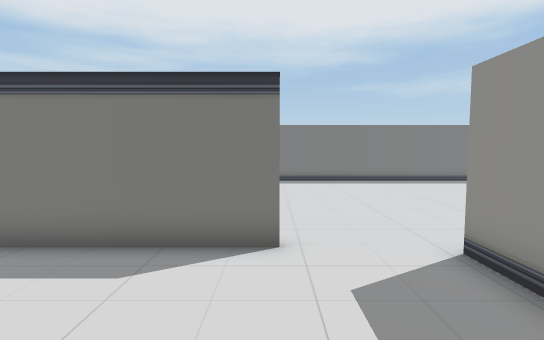
View 1 (above)

16 first-person views from a walk through a 3-D level made in the Unity game engine. The camera is 1.4 m above the floor, tilts 4° down and sees 85° across. Doors are open. The floor is counted in squares, 0.79 m on a side. Each view is taken from the middle of a square. On the plan, view 1 faces up. The plan holds only what a view shows up to about 16 squares ahead; the rest is blank. The place goes on beyond the plan. The player is left out. Some animated figures are left out.

View 2
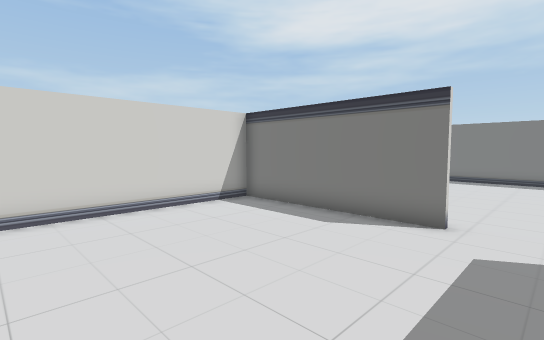

View 3
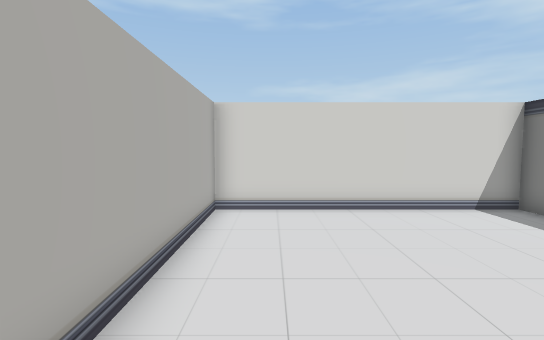

View 4
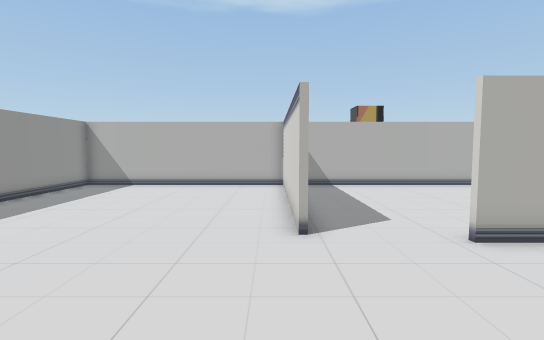

View 5
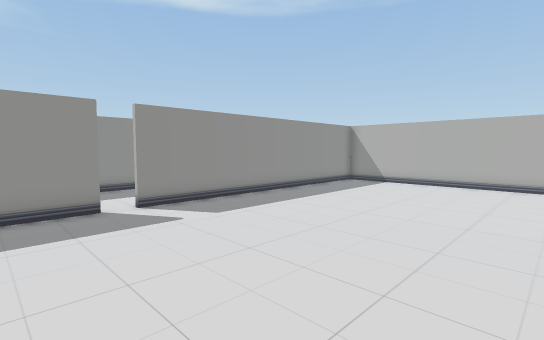

View 6
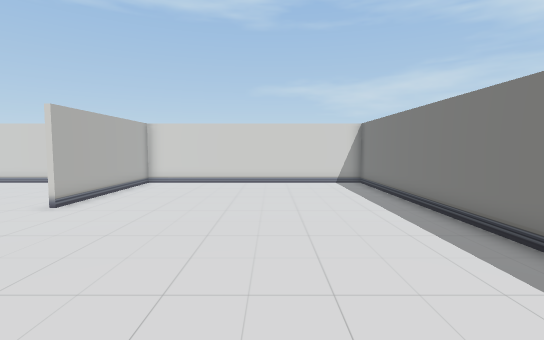

View 7
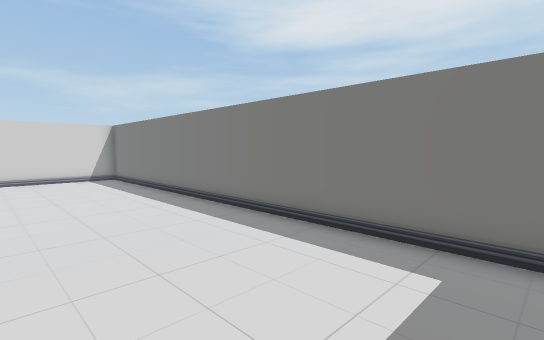

View 8
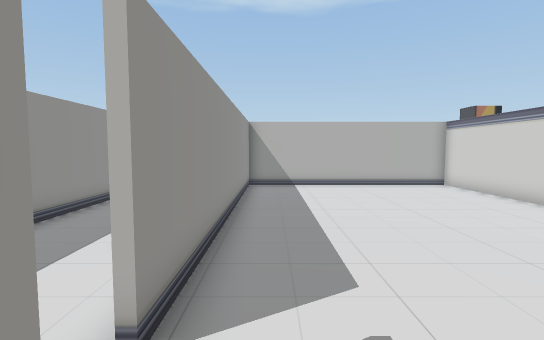

View 9
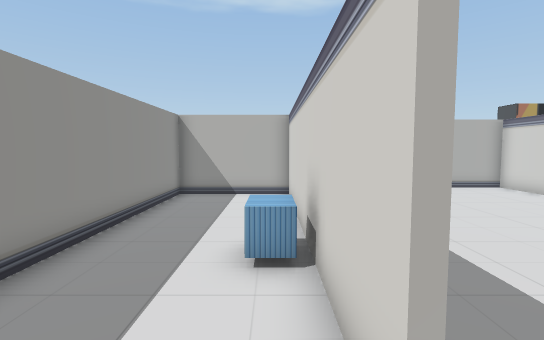

View 10
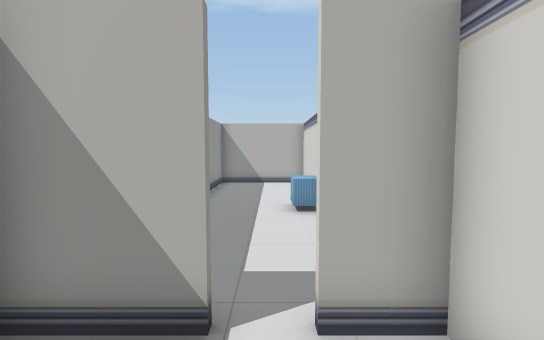

View 11
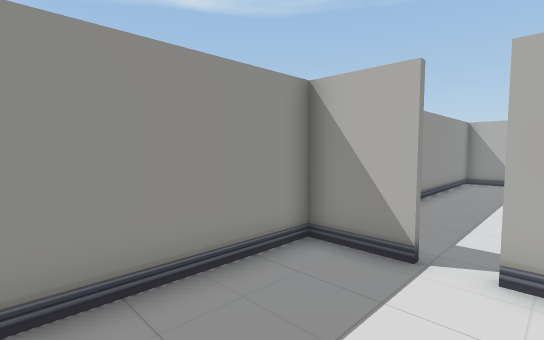

View 12
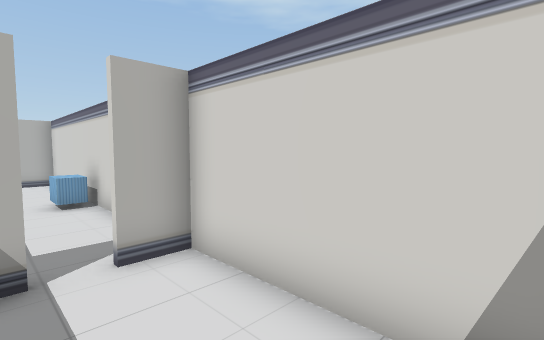

View 13
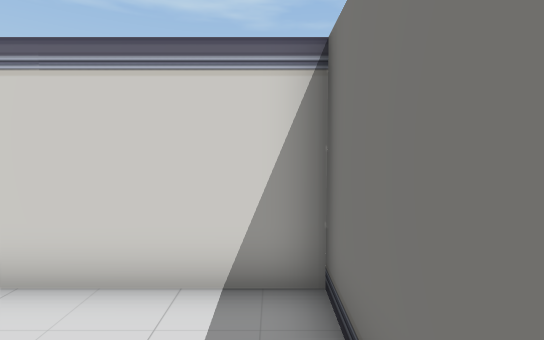

View 14
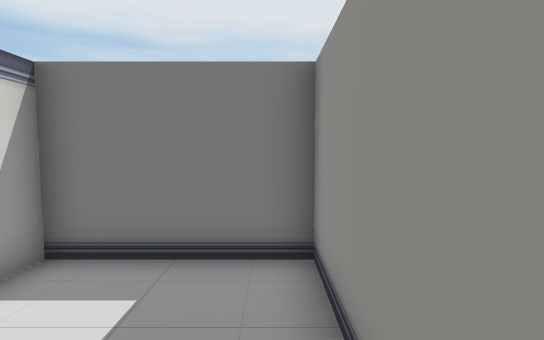

View 15
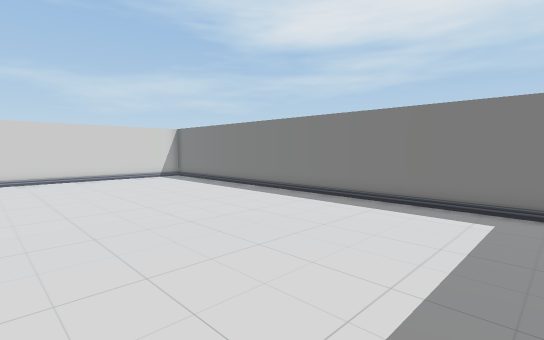

View 16
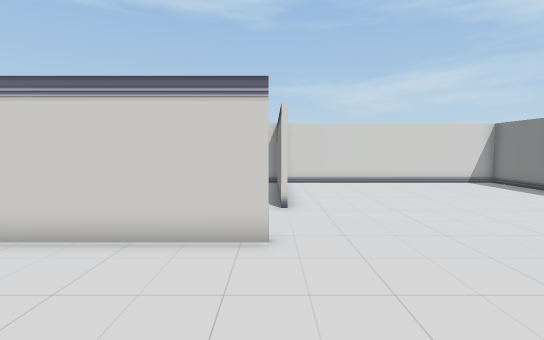

### Floor plan
Points are (right, up) in squares from view 1. A wall is a line through its corners. A room is listed if a view was taken in it or the views show most of it. See-through windows are left out.
Room 1 (views 1, 2, 3)
walls: (0.2, 5.3) (-6.8, 5.3); (3.3, 3.4) (3.3, 5); (-6.7, 5) (-6.7, -3.7) (2.2, -3.7)
ways out: opening at (1.5, 4.5) to room 2
Room 2 (views 4, 5, 6, 7, 8, 15, 16)
walls: (3.4, 5) (3.4, -3.7) (13.1, -3.7) (13.1, 8.6); (13.1, 9.5) (13.1, 11.8); (-6.8, 5.5) (0.2, 5.5); (11.9, 16.7) (-6.7, 16.7) (-6.7, 5)
ways out: opening at (1.5, 4.5) to room 1; open door at (13, 9) to room 3
Room 3 (view 9)
walls: (13.3, 8.6) (13.3, -1.7) (17.7, -1.7) (17.7, 8.5)
ways out: open door at (13, 9) to room 2; open door at (15, 11) to room 4
objects: other object (14, 5)
Room 4 (views 10, 11, 12, 13, 14)
walls: (15.5, 11.3) (17.7, 11.3) (17.7, 16.7) (13.3, 16.7) (13.3, 11.3) (14.6, 11.3)
ways out: open door at (15, 11) to room 3

Where each view was taken, in squares from view 1:
view 1: 0 up, 0 right, facing up
view 2: 2 down, 2 right, facing up-left
view 3: 2 down, 2 right, facing left
view 4: 11 up, 4 right, facing down
view 5: 12 up, 4 right, facing down-right
view 6: 12 up, 9 right, facing left
view 7: 11 up, 12 right, facing up-left
view 8: 11 up, 12 right, facing down
view 9: 10 up, 14 right, facing down
view 10: 14 up, 15 right, facing down
view 11: 16 up, 14 right, facing down-right
view 12: 16 up, 16 right, facing down-left
view 13: 16 up, 17 right, facing left
view 14: 12 up, 17 right, facing up
view 15: 7 up, 12 right, facing up-left
view 16: 5 up, 9 right, facing left
